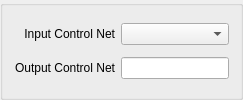
                  <widget class="QGroupBox" name="groupBox_6">
                   <property name="sizePolicy">
                    <sizepolicy hsizetype="Expanding" vsizetype="Expanding">
                     <horstretch>0</horstretch>
                     <verstretch>0</verstretch>
                    </sizepolicy>
                   </property>
                   <property name="minimumSize">
                    <size>
                     <width>0</width>
                     <height>0</height>
                    </size>
                   </property>
                   <property name="autoFillBackground">
                    <bool>false</bool>
                   </property>
                   <property name="title">
                    <string/>
                   </property>
                   <property name="alignment">
                    <set>Qt::AlignCenter</set>
                   </property>
                   <layout class="QGridLayout" name="gridLayout_11">
                    <item row="1" column="1">
                     <widget class="QLineEdit" name="outputControlNetLineEdit">
                      <property name="sizePolicy">
                       <sizepolicy hsizetype="Expanding" vsizetype="Fixed">
                        <horstretch>0</horstretch>
                        <verstretch>0</verstretch>
                       </sizepolicy>
                      </property>
                     </widget>
                    </item>
                    <item row="1" column="0">
                     <widget class="QLabel" name="outputControlNetLabel">
                      <property name="sizePolicy">
                       <sizepolicy hsizetype="Expanding" vsizetype="Minimum">
                        <horstretch>0</horstretch>
                        <verstretch>0</verstretch>
                       </sizepolicy>
                      </property>
                      <property name="maximumSize">
                       <size>
                        <width>150</width>
                        <height>16777215</height>
                       </size>
                      </property>
                      <property name="text">
                       <string>&lt;html&gt;&lt;head/&gt;&lt;body&gt;&lt;p align=&quot;right&quot;&gt;Output Control Net&lt;/p&gt;&lt;/body&gt;&lt;/html&gt;</string>
                      </property>
                      <property name="textFormat">
                       <enum>Qt::RichText</enum>
                      </property>
                     </widget>
                    </item>
                    <item row="0" column="0">
                     <widget class="QLabel" name="inputControlNetLabel">
                      <property name="sizePolicy">
                       <sizepolicy hsizetype="Expanding" vsizetype="Minimum">
                        <horstretch>0</horstretch>
                        <verstretch>0</verstretch>
                       </sizepolicy>
                      </property>
                      <property name="maximumSize">
                       <size>
                        <width>150</width>
                        <height>16777215</height>
                       </size>
                      </property>
                      <property name="text">
                       <string>&lt;html&gt;&lt;head/&gt;&lt;body&gt;&lt;p align=&quot;right&quot;&gt;Input Control Net&lt;/p&gt;&lt;/body&gt;&lt;/html&gt;</string>
                      </property>
                     </widget>
                    </item>
                    <item row="0" column="1">
                     <widget class="QComboBox" name="inputControlNetCombo">
                      <property name="sizePolicy">
                       <sizepolicy hsizetype="Expanding" vsizetype="Fixed">
                        <horstretch>0</horstretch>
                        <verstretch>0</verstretch>
                       </sizepolicy>
                      </property>
                      <property name="sizeAdjustPolicy">
                       <enum>QComboBox::AdjustToContents</enum>
                      </property>
                     </widget>
                    </item>
                   </layout>
                  </widget>
